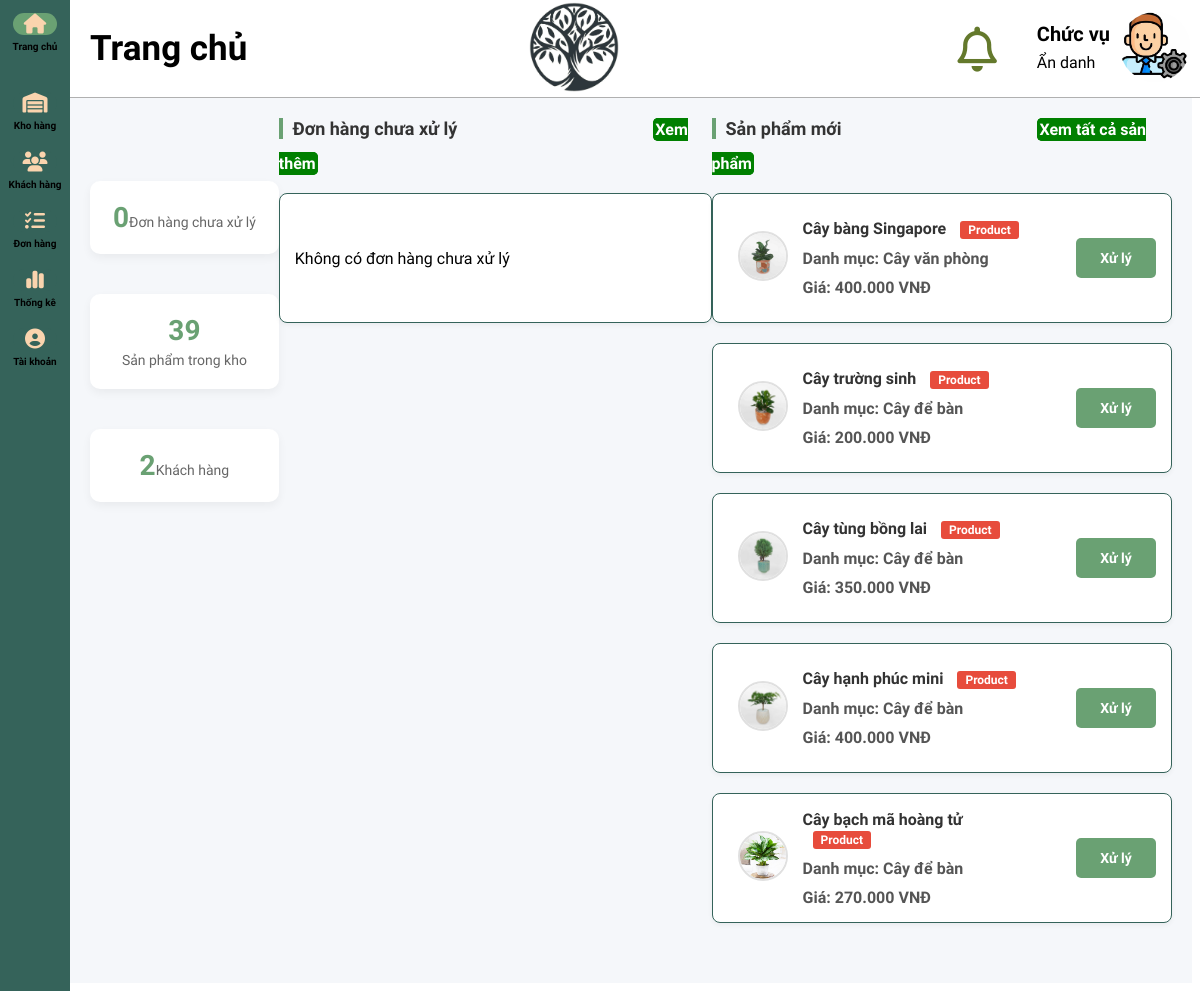
The page /admin/index/homePage.php on the database as committed earlier.
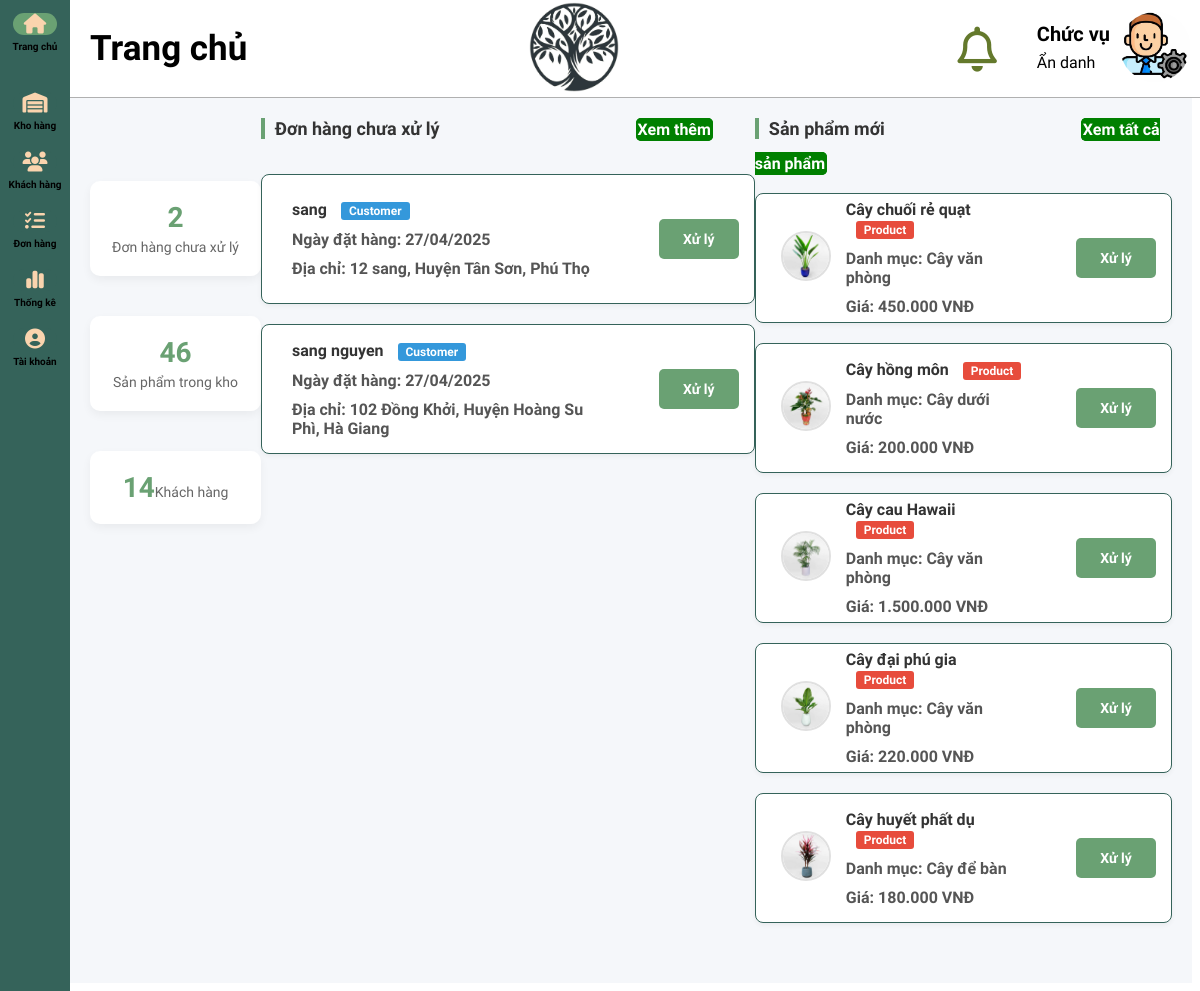
The same page on the database as committed later.
### tables this page shows
CREATE TABLE `products` (
  `ProductID` int(11) NOT NULL,
  `ProductName` varchar(255) NOT NULL,
  `CategoryID` int(11) NOT NULL,
  `Price` decimal(10,0) NOT NULL,
  `Description` mediumtext NOT NULL,
  `ImageURL` varchar(255) NOT NULL,
  `Status` enum('hidden','appear') NOT NULL DEFAULT 'appear',
  `Attribute` varchar(255) DEFAULT NULL,
  `LevelDifficulty` enum('hard','medium','low') DEFAULT NULL,
  `IsPurchase` tinyint(1) DEFAULT 0
);

CREATE TABLE `categories` (
  `CategoryID` int(11) NOT NULL,
  `CategoryName` varchar(255) NOT NULL,
  `Description` varchar(255) NOT NULL
);

CREATE TABLE `orders` (
  `OrderID` int(11) NOT NULL,
  `Username` varchar(255) NOT NULL,
  `Status` enum('execute','ship','success','fail') NOT NULL DEFAULT 'execute',
  `PaymentMethod` enum('COD','Banking','MOMO') DEFAULT NULL,
  `CustomerName` varchar(255) DEFAULT NULL,
  `Phone` varchar(100) DEFAULT NULL,
  `Province` varchar(100) DEFAULT NULL,
  `District` varchar(100) DEFAULT NULL,
  `Ward` varchar(100) DEFAULT NULL,
  `DateGeneration` datetime DEFAULT current_timestamp(),
  `TotalAmount` decimal(10,0) DEFAULT NULL,
  `Address` varchar(255) DEFAULT NULL
);

CREATE TABLE `users` (
  `Username` varchar(255) NOT NULL,
  `FullName` varchar(255) NOT NULL,
  `Email` varchar(255) DEFAULT NULL,
  `PasswordHash` varchar(255) NOT NULL,
  `Address` varchar(255) NOT NULL,
  `Province` varchar(255) NOT NULL,
  `District` varchar(255) NOT NULL,
  `Ward` varchar(255) NOT NULL,
  `Role` enum('customer','admin') NOT NULL DEFAULT 'customer',
  `Phone` varchar(100) NOT NULL,
  `Status` enum('Active','Block') NOT NULL DEFAULT 'Active'
);

CREATE TABLE `district` (
  `district_id` int(11) NOT NULL,
  `province_id` int(11) NOT NULL,
  `name` varchar(64) NOT NULL
);

CREATE TABLE `province` (
  `province_id` int(11) NOT NULL,
  `name` varchar(64) NOT NULL
);

### admin/index/homePage.php (the view, shortened to what the changed rows need)
<?php
include '../php/connect.php';
?>
<!DOCTYPE html>
<html lang="en">
<head>
  <link rel="stylesheet" href="../style/header.css">
  <link rel="stylesheet" href="../style/sidebar.css">
  <link href="../icon/css/all.css" rel="stylesheet">
  <link href="../style/generall.css" rel="stylesheet">
  <link href="../style/main1.css" rel="stylesheet">
  <link href="../style/LogInfo.css" rel="stylesheet">
  <link href="asset/bootstrap/css/bootstrap.min.css" rel="stylesheet">
  <link rel="stylesheet" href="../style/responsiveHomePage.css">
</head>
<body>
  <div class="container-main">
    <div class="dashboard-overview">
  <?php
    $sql = "SELECT COUNT(*) AS totalExOder
            FROM orders o
            Where Status = 'execute';
    ";
     $result = $myconn->query($sql);
     if($result->num_rows > 0){
      while($row = $result ->fetch_assoc()){
          echo "<div class='overview-card'>";
          echo "<h3>". $row['totalExOder']."</h3>";
          echo "<p>Đơn hàng chưa xử lý</p> </div>";
      }
     }
  ?>
  <?php
    $sql = "SELECT COUNT(*) AS QuantityProduct
            FROM products
    ";
     $result = $myconn->query($sql);
     if($result->num_rows > 0){
      while($row = $result ->fetch_assoc()){
          echo "<div class='overview-card'>";
          echo "<h3>". $row['QuantityProduct']."</h3>";
          echo "<p>Sản phẩm trong kho</p> </div>";
      }
     }
  ?>
  <?php
    $sql = "SELECT COUNT(*) AS QuantityUser
            FROM users
    ";
     $result = $myconn->query($sql);
     if($result->num_rows > 0){
      while($row = $result ->fetch_assoc()){
          echo "<div class='overview-card'>";
          echo "<h3>". $row['QuantityUser']."</h3>";
          echo "<p>Khách hàng</p> </div>";
      }
     }
  ?>
    </div>
    <div class="order-section">
      <?php
      $conn = new mysqli("localhost", "root", "", "c01db");
      $sql = "SELECT o.*, u.FullName, u.Address,
              pr.name as province_name, dr.name as district_name
              FROM orders o
              LEFT JOIN users u ON o.Username = u.Username
              LEFT JOIN province pr ON o.Province = pr.province_id
              LEFT JOIN district dr ON o.District = dr.district_id
              WHERE o.Status = 'execute'
              ORDER BY o.DateGeneration DESC
              LIMIT 3";
      $result = $conn->query($sql);
      if ($result->num_rows > 0) {
          while($row = $result->fetch_assoc()) {
              echo "<div class='overview-order'>";
              echo "<div class='info-overview-order'>";
              echo "<p>" . $row['FullName'] . " <span class='label customer'>Customer</span></p>";
              echo "<p>Ngày đặt hàng: " . date('d/m/Y', strtotime($row['DateGeneration'])) . "</p>";
              echo "<p>Địa chỉ: " . $row['Address'] . ", " . $row['district_name'] . ", " . $row['province_name'] . "</p>";
              echo "</div>";
              echo "<div><a href='orderDetail2.php?code_Product=" . $row['OrderID'] . "' style='text-decoration: none; color: black;'><button class='button-handle'>Xử lý</button></a></div>";
              echo "</div>";
          }
      } else {
          echo "<div class='overview-order'>";
          echo "<p>Không có đơn hàng chưa xử lý</p>";
          echo "</div>";
      }
      ?>
    </div>
    <div class="inventory-section">
      <?php
      $conn = new mysqli("localhost", "root", "", "c01db");
      $sql = "SELECT p.*, c.CategoryName as CategoryName
              FROM products p
              LEFT JOIN categories c ON p.CategoryID = c.CategoryID
              WHERE p.Status = 'appear'
              ORDER BY p.ProductID DESC
              LIMIT 5";
      $result = $conn->query($sql);
      if ($result->num_rows > 0) {
          while($row = $result->fetch_assoc()) {
              echo "<div class='overview-order'>";
              echo "<div><img class='avatar-customer' src='../.." . $row['ImageURL'] . "' alt='Product'></div>";
              echo "<div class='info-overview-order'>";
              echo "<p>" . $row['ProductName'] . " <span class='label product'>Product</span></p>";
              echo "<p>Danh mục: " . $row['CategoryName'] . "</p>";
              echo "<p>Giá: " . number_format($row['Price'], 0, ',', '.') . " VNĐ</p>";
              echo "</div>";
              echo "<div><a href='wareHouse.php' style='text-decoration: none; color: black;'><button class='button-handle'>Xử lý</button></a></div>";
              echo "</div>";
          }
      } else {
          echo "<div class='overview-order'>";
          echo "<p>Không có sản phẩm mới</p>";
          echo "</div>";
      }
      ?>
    </div>
  </div>
</body>
</html>

Rows that differ between the two databases and show on the page:
no longer on this page (row edited): products: ImageURL (picture), ProductName "Cây bàng Singapore", CategoryID.CategoryName "Cây văn phòng", Price "400.000"
no longer on this page (row edited): products: ImageURL (picture), ProductName "Cây trường sinh", CategoryID.CategoryName "Cây để bàn", Price "200.000"
no longer on this page (row edited): products: ImageURL (picture), ProductName "Cây tùng bồng lai", CategoryID.CategoryName "Cây để bàn", Price "350.000"
no longer on this page (row edited): products: ImageURL (picture), ProductName "Cây hạnh phúc mini", CategoryID.CategoryName "Cây để bàn", Price "400.000"
no longer on this page (row edited): products: ImageURL (picture), ProductName "Cây bạch mã hoàng tử", CategoryID.CategoryName "Cây để bàn", Price "270.000"
added orders: Username.FullName "sang", DateGeneration "27/04/2025", Username.Address "12 sang", district.name "Huyện Tân Sơn", province.name "Phú Thọ"
added orders: Username.FullName "sang nguyen", DateGeneration "27/04/2025", Username.Address "102 Đồng Khởi", district.name "Huyện Hoàng Su Phì", province.name "Hà Giang"
added products: ImageURL (picture), ProductName "Cây chuối rẻ quạt", CategoryID.CategoryName "Cây văn phòng", Price "450.000"
added products: ImageURL (picture), ProductName "Cây hồng môn", CategoryID.CategoryName "Cây dưới nước", Price "200.000"
added products: ImageURL (picture), ProductName "Cây cau Hawaii", CategoryID.CategoryName "Cây văn phòng", Price "1.500.000"
added products: ImageURL (picture), ProductName "Cây đại phú gia", CategoryID.CategoryName "Cây văn phòng", Price "220.000"
added products: ImageURL (picture), ProductName "Cây huyết phất dụ", CategoryID.CategoryName "Cây để bàn", Price "180.000"
Other text that changed with them:
new list line: "2 Đơn hàng chưa xử lý"
new list line: "46 Sản phẩm trong kho"
new list line: "14 Khách hàng"
list line gone: "0 Đơn hàng chưa xử lý"
list line gone: "39 Sản phẩm trong kho"
list line gone: "2 Khách hàng"
text no longer shown: "Không có đơn hàng chưa xử lý"
